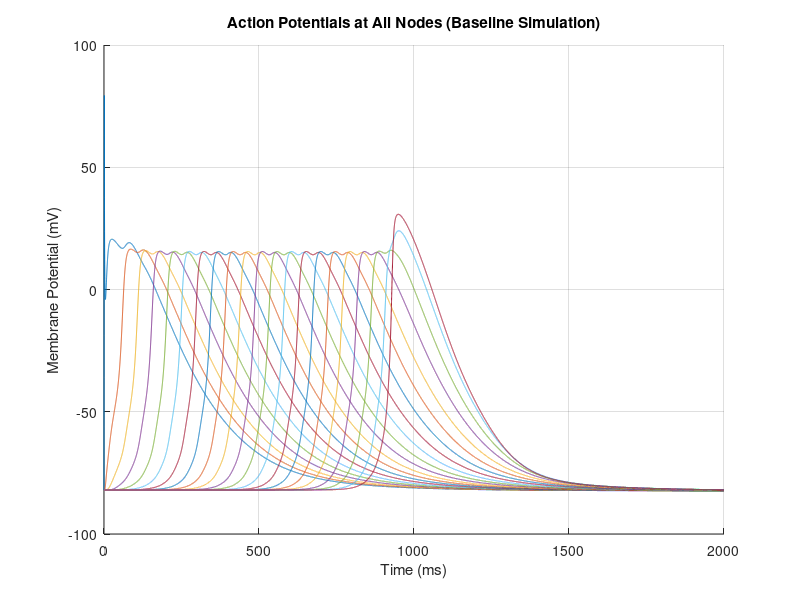

Write the MATLAB code that produced this figure. (Note: this script raises an error after producing the figure.)
%%baseline

%load file
load('CorpusCallosumBaseline.mat');  

%plot membrane potentials at all nodes
figure;
hold on;

numNodes = size(MEMBRANE_POTENTIAL, 2);
for i = 1:numNodes
    plot(TIME_VECTOR * 1000, MEMBRANE_POTENTIAL(:, i));  % Time in ms
end

xlabel('Time (ms)');
ylabel('Membrane Potential (mV)');
title('Action Potentials at All Nodes (Baseline Simulation)');
grid on;
hold off;

%% 100my 50Na

%load file
load('CorpusCallosum200My150Na.mat');  

%plot membrane potentials at all nodes
figure;
hold on;

numNodes = size(MEMBRANE_POTENTIAL, 2);
for i = 1:numNodes
    plot(TIME_VECTOR * 1000, MEMBRANE_POTENTIAL(:, i));  % Time in ms
end

xlabel('Time (ms)');
ylabel('Membrane Potential (mV)');
title('Action Potentials at All Nodes (Myelin 100, Na 50)');
grid on;
hold off;

%% 100my 150Na

%load file
load('CorpusCallosum100My150Na.mat'); 

%plot membrane potentials at all nodes
figure;
hold on;

numNodes = size(MEMBRANE_POTENTIAL, 2);
for i = 1:numNodes
    plot(TIME_VECTOR * 1000, MEMBRANE_POTENTIAL(:, i));  % Time in ms
end

xlabel('Time (ms)');
ylabel('Membrane Potential (mV)');
title('Action Potentials at All Nodes (Myelin 100, Na 150)');
grid on;
hold off;

%% 50my 150Na

%load file
load('CorpusCallosum50My150Na.mat');  

%plot membrane potentials at all nodes
figure;
hold on;

numNodes = size(MEMBRANE_POTENTIAL, 2);
for i = 1:numNodes
    plot(TIME_VECTOR * 1000, MEMBRANE_POTENTIAL(:, i));  % Time in ms
end

xlabel('Time (ms)');
ylabel('Membrane Potential (mV)');
title('Action Potentials at All Nodes (Myelin 50, Na 150)');
grid on;
hold off;